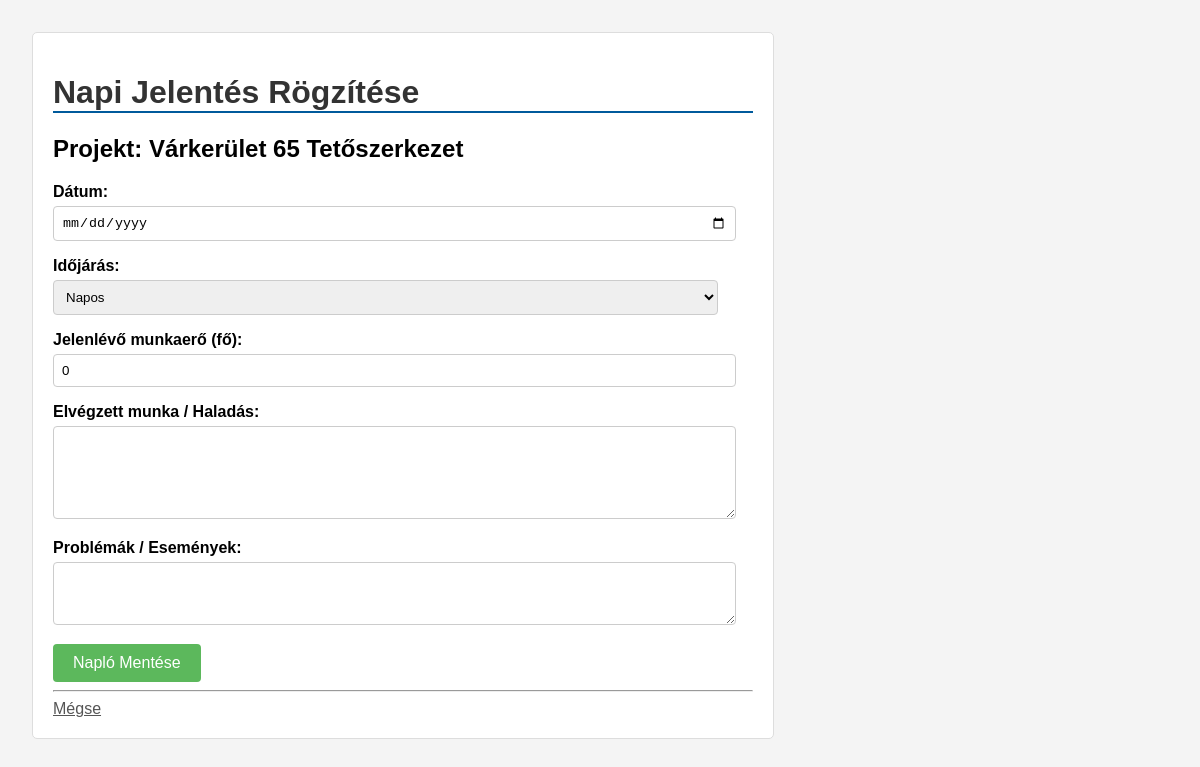
The app's page /project/2/daily-log/new/, older data.
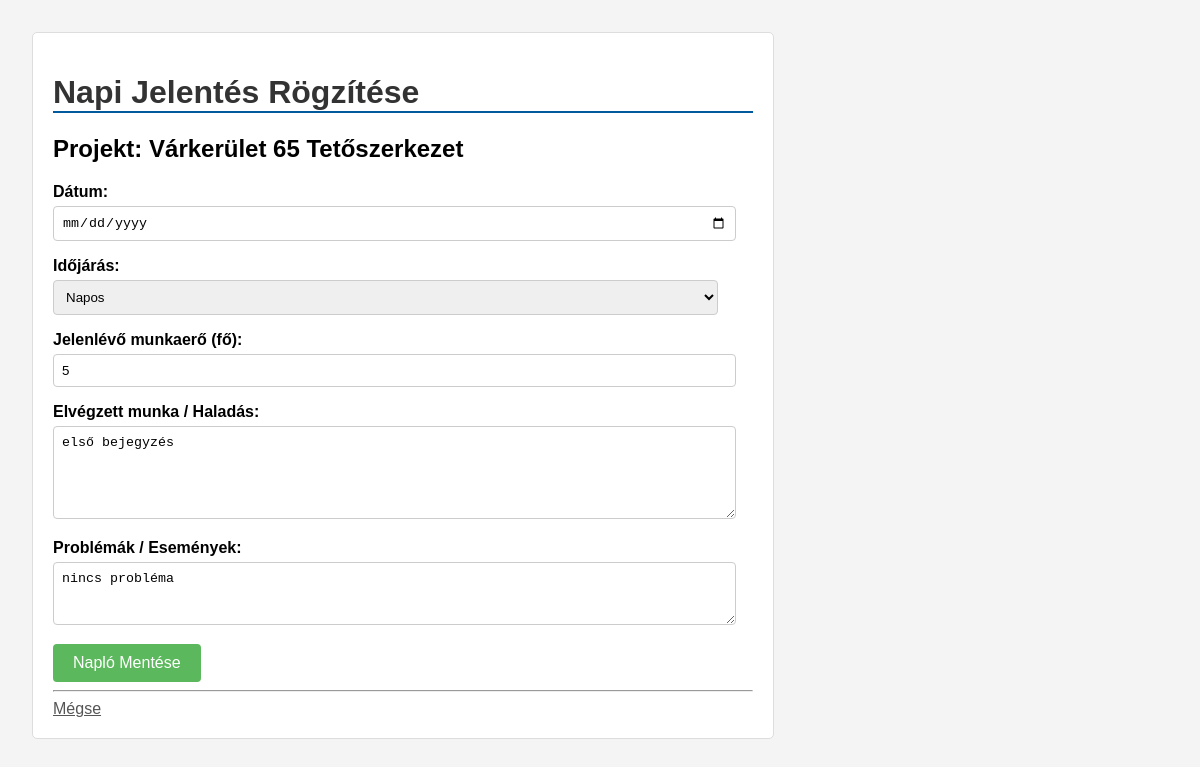
The same page, newer data.
### projects/models.py (models this page shows, shortened)
class DailyLog(models.Model):
    WEATHER_CHOICES = [('NAPOS', 'Napos'), ('FELHOS', 'Felhős'), ('ESOS', 'Esős'), ('HAVAS', 'Havas'),
                       ('SZEL', 'Szeles')]
    project = models.ForeignKey(Project, related_name='daily_logs', on_delete=models.CASCADE, verbose_name="Projekt")
    date = models.DateField(unique=True, verbose_name="Dátum")
    weather = models.CharField(max_length=10, choices=WEATHER_CHOICES, default='NAPOS', verbose_name="Időjárás")
    workforce = models.PositiveIntegerField(verbose_name="Jelenlévő munkaerő (fő)", default=0)
    work_done = models.TextField(verbose_name="Elvégzett munka / Haladás")
    problems = models.TextField(verbose_name="Problémák / Események", blank=True, null=True)
    class Meta: verbose_name, verbose_name_plural, ordering, unique_together = "Napi Jelentés", "Napi Jelentések", [
        '-date'], ('project', 'date')

### projects/views.py (the view)
# urls.py: path('project/<int:project_id>/daily-log/new/', views.daily_log_create, name='daily-log-create'),
def daily_log_create(request, project_id):
    project = get_object_or_404(Project, id=project_id)
    if request.method == 'POST':
        form = DailyLogForm(request.POST);
        if form.is_valid():
            log_entry = form.save(commit=False); log_entry.project = project; log_entry.save()
            return redirect('project-detail', pk=project.id)
    else:
        try:
            existing_log = DailyLog.objects.get(project=project, date=timezone.localdate())
            form = DailyLogForm(instance=existing_log)
        except DailyLog.DoesNotExist: form = DailyLogForm(initial={'date': timezone.localdate()})
        except Exception: form = DailyLogForm()
    context = {'form': form, 'project': project}; return render(request, 'projects/daily_log_form.html', context)

### projects/forms.py
class DailyLogForm(forms.ModelForm):
    class Meta:
        model = DailyLog
        fields = ['date', 'weather', 'workforce', 'work_done', 'problems']
        widgets = {'date': forms.DateInput(attrs={'type': 'date'}), 'work_done': forms.Textarea(attrs={'rows': 5}), 'problems': forms.Textarea(attrs={'rows': 3})}

### projects/templates/projects/daily_log_form.html (shortened to what this page needs)
<!DOCTYPE html>
<html lang="hu">
<head>
</head>
<body>
    <div class="container">
        <h1>Napi Jelentés Rögzítése</h1>
        <h2>Projekt: {{ project.name }}</h2>
        <form method="POST">
            {{ form.as_p }}
            <button type="submit">Napló Mentése</button>
        </form>
        <hr>
        <a href="{% url 'project-detail' project.id %}" style="color: #555;">Mégse</a>
    </div>
</body>
</html>

Row changes from the older to the newer data that the page shows:
added DailyLog: weather "Napos", workforce "5", work_done "első bejegyzés", problems "nincs probléma"
Text that changed along with them:
form field weather: "Napos" → (not shown)
form field workforce: "0" → (not shown)
